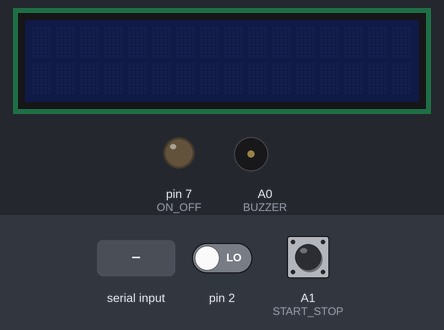
The sketch below on a simulated Arduino Uno, built with avr-gcc and run on an emulated ATmega328P. On the bench: 16×2 character LCD, output pins drawn as LEDs (lit = HIGH), buzzer (waves = sounding, pin HIGH). The inputs (shaded band) are chosen by the test bench; at power-on: A1 (START_STOP) LOW, pin 2 LOW. EEPROM starts erased; what the sketch prints to the serial monitor is not drawn.

Above: at 1.2 s.
1.3 s: A1 (START_STOP) pulled HIGH for 0.15 s
At 3.3 s:
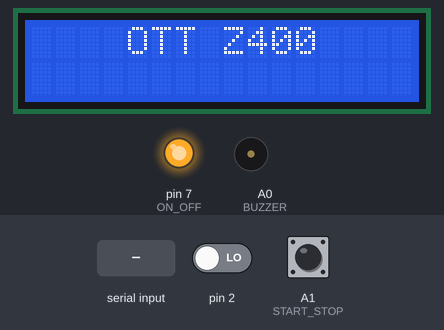
4.4 s: pin 2 driven HIGH
At 4.72 s:
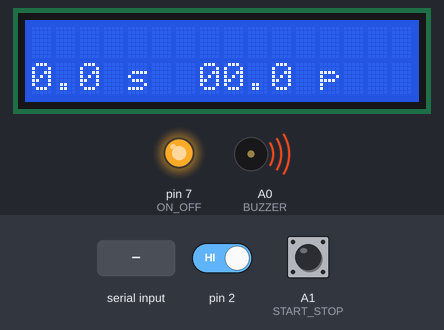
7.4 s: A1 (START_STOP) pulled HIGH for 1 s
At 8.1 s:
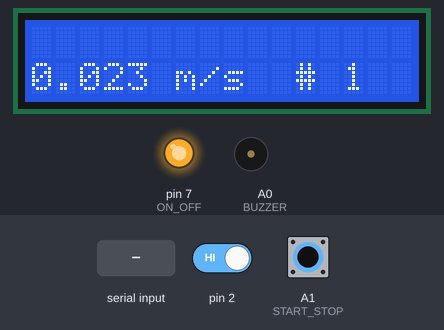
10.4 s: "{" received over Serial
At 12.8 s:
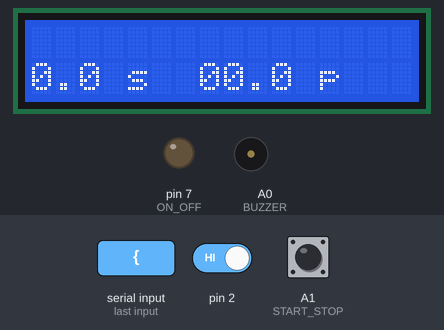
13.1 s: A1 (START_STOP) pulled HIGH for 3.2 s
At 17.6 s:
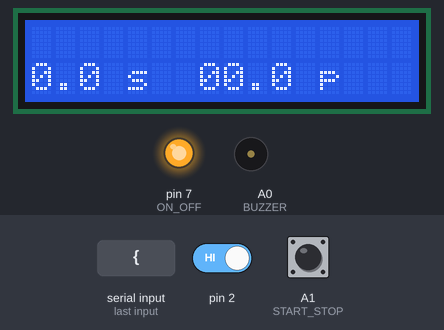
Timing chart, 0 to 19.0 s (numbered marks = the images above; inputs shaded):
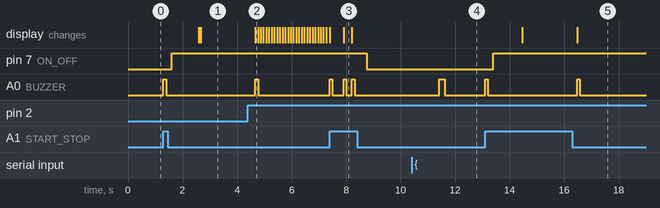

Measured:
- after the input at 1.3 s, pin 7 (ON_OFF): LOW → HIGH after 0.30 s; A0 (BUZZER): LOW → HIGH at once, → LOW 0.10 s later; the display: first changes after 1.3 s (image 1 shows a later state)
- after the input at 4.4 s, pin 7 (ON_OFF): stays HIGH (without the input it goes to LOW after 0.37 s)
- after the input at 7.4 s, pin 7 (ON_OFF): HIGH → LOW after 1.4 s; A0 (BUZZER): goes HIGH 0.10 s, LOW 0.41 s, HIGH 0.10 s, LOW 0.20 s, HIGH 0.10 s, then LOW, starting at once
- after the input at 10.4 s, A0 (BUZZER): LOW → HIGH after 1.0 s, → LOW 0.20 s later
- after the input at 13.1 s, pin 7 (ON_OFF): LOW → HIGH after 0.30 s; A0 (BUZZER): alternates HIGH for 0.10 s and LOW for 3.3 s, starting at once; the display: first changes after 1.4 s (image 5 shows a later state)

The sketch:

ott_z400.ino
```cpp
#include <EEPROM.h>
#include <LiquidCrystal.h>
#include <ArduinoJson.h>

#define clockUp 100
#define START_STOP A1
#define UP A2
#define DOWN A3
#define ENTER A4
#define ON_OFF 7
#define BUZZER A0


const int rs = 13, en = 12, d4 = 11, d5 = 10 , d6 = 9 , d7 = 8;
LiquidCrystal lcd(rs,en,d4,d5,d6,d7);

long timeOnMemory = 0;
float timePulsesMemory = 0;
int pulsesMemory = 0;
float n = 0;

long currentTime = 0;
long currentOnTime  =  0;
bool start = false;
long countPulses = 0;
long countPulsesAux = 0;
bool flagStart = true;
bool flagOn = false;
bool startCount = false;


float timeLcd = 0.0;
float timeLcdAux = 0.0;

void readSensor(){
  if(flagStart){
   countPulses ++;
  }

}


void countTime(){
  if(millis()-currentTime >= clockUp){
    currentTime = millis();
    timeLcd += 0.1;
    String printLcd = String(timeLcd) + " s";

    lcd.setCursor(0,1);
    lcd.print(printLcd);
    printLcd = "  "+String(countPulses) + ".0 p   ";
    lcd.setCursor(7,1);
    lcd.print(printLcd);
    currentOnTime = millis();
   }


}

void buzzer(){
  digitalWrite(BUZZER,1);
  delay(100);
  digitalWrite(BUZZER,0);
}


void lcd_on(){
  digitalWrite(ON_OFF,1);
  delay(1000);
  lcd.begin(16,2);
  lcd.clear();
  lcd.setCursor(4,0);
  lcd.print("OTT Z400");
  delay(2000);
  lcd.clear();
  lcd.setCursor(0,1);
  lcd.print("0.0 s  00.0 p");


}

void lcd_off(){
  digitalWrite(ON_OFF,0);
}

void setup() {

  Serial.begin(9600);
  attachInterrupt(digitalPinToInterrupt(2),readSensor,RISING);
  pinMode(START_STOP, 0);
  pinMode(UP, 0);
  pinMode(DOWN, 0);
  pinMode(ENTER, 0);
  pinMode(BUZZER , 1);
  pinMode(ON_OFF, 1);
  Serial.println("Begin system .. ");

  timeOnMemory = EEPROM[0x01];
  timePulsesMemory = EEPROM[0x02];
  pulsesMemory = EEPROM[0x03];


  Serial.println(timeOnMemory);
  Serial.println(timePulsesMemory);
  Serial.println(pulsesMemory);


  //lcd_on();

}

void calculatedVel(){

  float vel = (((float)countPulsesAux/timeLcdAux)/(16.3915));
  String velStr = String(vel,3)+" m/s  # 1";
  Serial.println(countPulsesAux);
  Serial.println(timeLcdAux);
  Serial.println(vel);
  lcd.clear();
  lcd.setCursor(0,1);
  lcd.print(velStr);

 }

String pollSerial = "";

DynamicJsonDocument doc(1024);

void loop() {

  if(Serial.available()){
    pollSerial = Serial.readString();
    //Serial.println(pollSerial.substring(0,1));

    if(pollSerial == "reset\n"){

    EEPROM[0x01] = 0;
    EEPROM[0x02] = 0;
    EEPROM[0x03] = 0;

    timeOnMemory = EEPROM[0x01];
    timePulsesMemory = EEPROM[0x02];
    pulsesMemory = EEPROM[0x03];

    Serial.println("System was reset");
   }

   if(pollSerial.substring(0,1) == "{"){
    deserializeJson(doc,pollSerial);
    const char* timeOnGet = doc["on"];
    String timePulsesGet = doc["tPulses"];
    const char* pulsesMemoryGet = doc["pulsesSize"];

    EEPROM[0x01] = atol(timeOnGet);
    EEPROM[0x02] = timePulsesGet.toFloat();
    EEPROM[0x03] = atol(pulsesMemoryGet);

    timeOnMemory = EEPROM[0x01];
    timePulsesMemory = EEPROM[0x02];
    pulsesMemory = EEPROM[0x03];

    buzzer();
    buzzer();
    Serial.println("12");
    pollSerial = "";
   }


   }


  if(timeOnMemory > 0){

  if(millis() - currentOnTime >= timeOnMemory){
    currentOnTime = millis();
    lcd_off();
    flagOn = false;
  }
  }


  if(digitalRead(START_STOP)){
    buzzer();
    delay(200);
    currentOnTime = millis();
    if(!flagOn){
      digitalWrite(ON_OFF, 1);
      flagOn = true;
      lcd_on();
      buzzer();
    }else{
      timeLcdAux = timeLcd;
      if(timeLcdAux > 0){

         flagStart = false;
         countPulsesAux = countPulses;
         countPulses = 0;
         timeLcd = 0;
         delay(200);
         calculatedVel();

       }
       else{
        flagStart = true;
        lcd.clear();
        lcd.setCursor(0,1);
        lcd.print("0.0 s  00.0 p");
       }
    }

  }

  /*if(digitalRead(ENTER)){
    delay(200);
    buzzer();
  }*/

  if(pulsesMemory > 0){
    if(pulsesMemory == countPulses){
       flagStart = false;
       countPulsesAux = countPulses;
       countPulses = 0;
       timeLcd = 0;
       delay(200);
       calculatedVel();
      }
  }

  if(timePulsesMemory > 0){

    if(timeLcd >= timePulsesMemory){
       timeLcdAux = timeLcd;
       flagStart = false;
       countPulsesAux = countPulses;
       countPulses = 0;
       timeLcd = 0;
       delay(200);
       calculatedVel();
      }
  }

  if(flagStart && flagOn){
    if(countPulses > 0){
      countTime();
     }
  }

}
```
